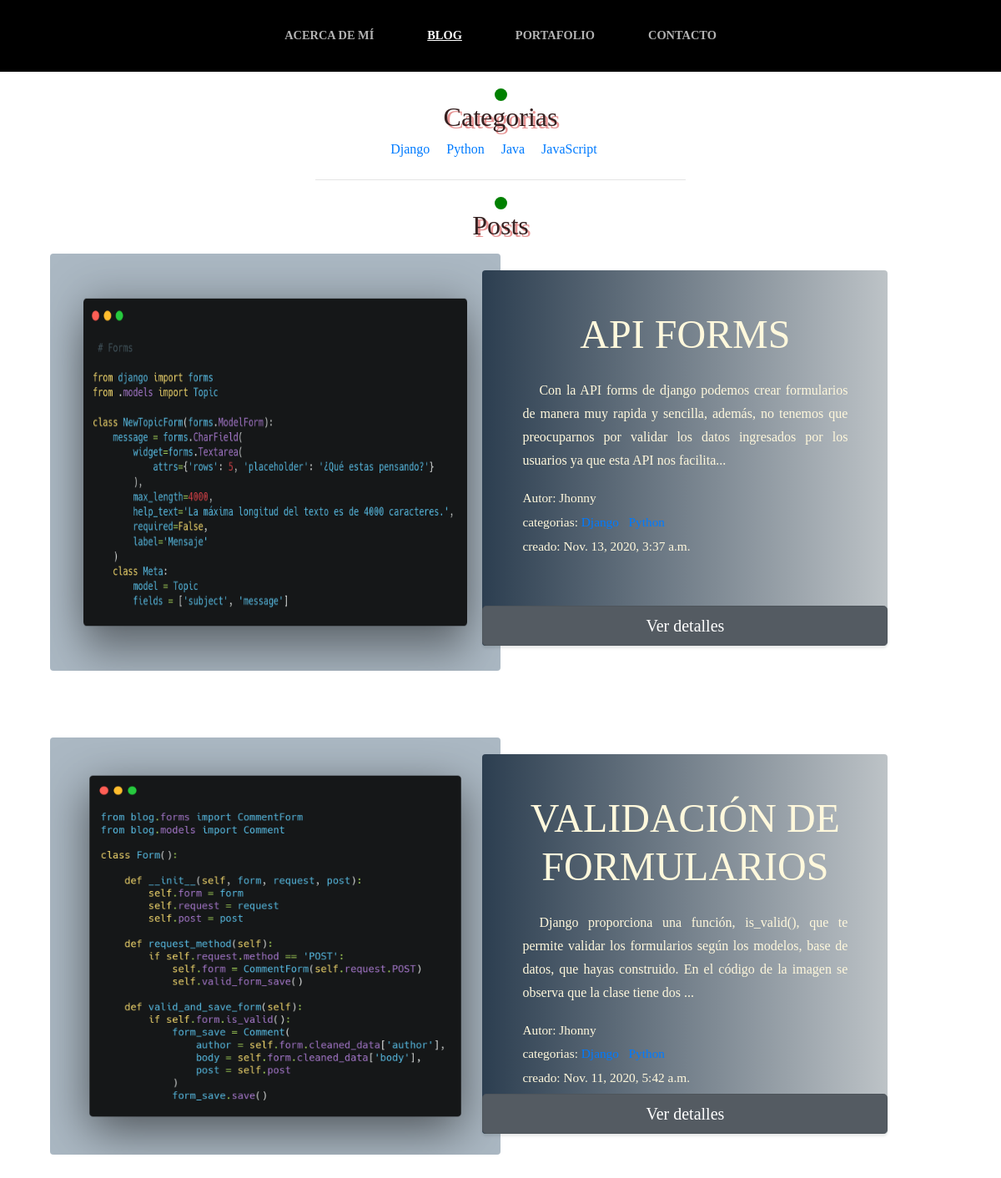
Screenshot of /blog/ with the database file from the repository.
### blog/models.py (models this page shows, shortened)
class Category(models.Model):
    name = models.CharField(max_length=40)
    description = models.CharField(max_length=100)
    class meta:
        verbose_name = 'Category'
        verbose_name_plural = 'Categories'

class Post(models.Model):
    title = models.CharField(max_length=100)
    image = models.ImageField(upload_to='blog')
    content = models.TextField(default='')
    category = models.ManyToManyField(Category, related_name='posts')
    author = models.ForeignKey(User, on_delete=models.CASCADE)
    created_at = models.DateTimeField(auto_now_add=True)
    updated_at = models.DateTimeField(auto_now_add=True)
    class Meta:
        verbose_name = 'Post'
        verbose_name_plural = 'Posts'

### blog/views.py (the view)
# urls.py: re_path(r'^blog/$', views.blog, name='blog'),
def blog(request):
    posts = Post.objects.all().order_by('-created_at')
    categories = Category.objects.all()
    context = {
        'posts': posts,
        'categories': categories,
    }
    return render(request, 'blog/blog.html', context)

### blog/templates/blog/blog.html (shortened to what this page needs)
{% extends 'base.html' %}
{% block content %}
<div style="width: 15px; height: 15px; border-radius: 50%; background: green; margin: auto; margin-top: 20px;"></div>
        <div class="title">
            <h2>Categorias</h2>
        </div>
<section>
    <div style="width:75%; margin:auto; text-align:center; color:rgb(22, 22, 22);">
        {% for category in categories %}
           <a href="{% url 'blog_category' category.pk %}">
              {{category.name}}
            </a>&nbsp;&nbsp;&nbsp;
        {% endfor %}
    </div>
</section><br>
<hr style="width:40%; margin: auto;">
<div style="width: 15px; height: 15px; border-radius: 50%; background: green; margin: auto; margin-top: 20px;"></div>
        <div class="title" style="margin-bottom: 0px;">
            <h2>Posts</h2>
        </div>
    {% for post in posts %}
    <section class="page-section clearfix" style="margin-top: 15px;">
        <div class="container">
            <div class="intro" style="position: center;">
                <img class="intro-img img-fluid mb-3 mb-lg-0 rounded" src="{{post.image.url}}" alt="" style="width:50%; height: 500px; border-radius: 20px 20px;">
                <div class="intro-text left-0 text-center bg-faded p-5 rounded" style="min-height: 450px; max-height: 490px;
                        background: #bdc3c7;
                        background: -webkit-linear-gradient(to right, #2c3e50, #bdc3c7);
                        background: linear-gradient(to right, #2c3e50, #bdc3c7);
                        margin-left: 48%; margin-top: 20px;">
                        <h2 class="section-heading mb-4" >
                            <span class="section-heading-lower">{{post.title}}</span>
                        </h2>
                    <p class="mb-3" style="text-indent: 20px; text-align: justify;">{{post.content|slice:":200"}}...</p>
                        <div style="text-align:left; font-size: 1.2em; padding-bottom: 5px;">
                            <small>Autor: {{post.author}}<br>
                                categorias:
                                {% for category in post.category.all %}
                                        <a href="{% url 'blog_category' category.pk %}"> {{category.name}}</a>&nbsp;&nbsp;
                                {% endfor %}<br>
                                    creado: {{post.created_at}}
                            </small>
                            <br>
                            <a href="{% url 'blog_detail' post.pk %}" class="btn btn-secondary btn-lg active" role="button" aria-pressed="true" style="bottom: 0; position: absolute; left: 0; right: 0;">Ver detalles</a>
                        </div>
            </div>
          </div>
        </div>
      </section>
    {% endfor %}
{% endblock %}

### static/css/base.css (style rules this page uses)
div.container .title { width: 50%; margin: auto; text-align: center; }
div.container .title h2 { font-family: 'Times New Roman', Times, serif; text-shadow: 3px 3px #e79595; color: #362121; }

### static/css/gestion.css (style rules this page uses)
body { font-family: 'Lora'; }
h1, h2, h3, h4, h5, h6 { font-family: 'Raleway'; }
p { line-height: 1.75; }
.page-section { margin-top: 5rem; margin-bottom: 5rem; }
.section-heading { text-transform: uppercase; }
.section-heading .section-heading-lower { display: block; font-size: 3rem; font-weight: 100; }
.bg-faded { background: rgb(248, 6, 183); }
.intro { position: relative; }
@media (min-width: 992px) { .intro .intro-img { width: 75%; float: left; } }
@media (min-width: 992px) { .intro .intro-text { left: 600; width: 60%; margin-top: 3rem; background: rgb(248, 6, 183); color: cornsilk; position: absolute; } }
@media (min-width: 1200px) { .intro .intro-text { width: 45%; } }
.btn { box-shadow: 0px 3px 3px 0px rgba(33, 37, 41, 0.1); }

### rows the page displays
Category: name "Django"
Category: name "Python"
Category: name "Java"
Category: name "JavaScript"
Post: image (picture), title "API FORMS", content "Con la API forms de django podemos crear formularios de manera muy rapida y sencilla, además, no tenemos que preocuparnos por validar los datos ingresados por los usuarios ya que esta API nos facilita", author "Jhonny", created_at "Nov. 13, 2020, 3:37 a.m."
Post: image (picture), title "VALIDACIÓN DE FORMULARIOS", content "Django proporciona una función, is_valid(), que te permite validar los formularios según los modelos, base de datos, que hayas construido. En el código de la imagen se observa que la clase tiene dos", author "Jhonny", created_at "Nov. 11, 2020, 5:42 a.m."
